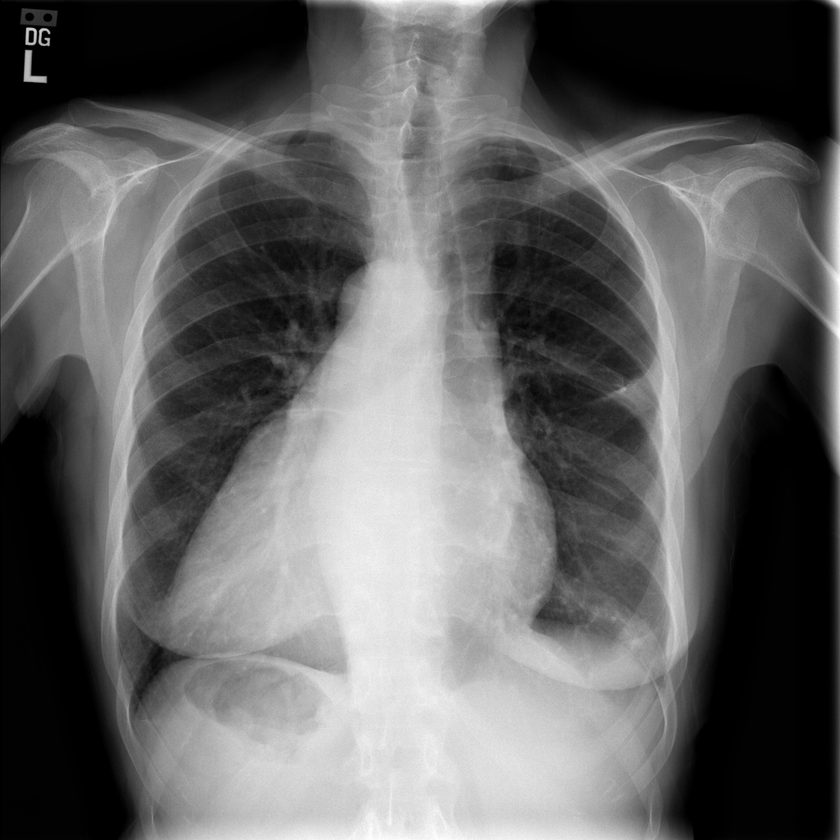
#> input picture 2_Data_augmentation_진행/1_OPENCV_좌우반전/image/00000211_022-flip1.png, 840 x 840 px, shrunk from 1024 x 1024 before the run, found by its file name; its folder holds 4 pictures in this run
$ jupyter execute main.ipynb
#> lines starting #> are read from the running program, lines starting #| are printed output that depends on the picture
[cell 1]
import os

[cell 2]
os.listdir()

[cell 3]
file_list_detail = []
file_list = os.listdir()
for i in file_list:
    if 'image' in i:
        file_list_detail_temp = os.listdir(i+"/")
        print (i,os.listdir(i+"/"))
        for j in file_list_detail_temp:
            file_list_detail.append(i+"\\"+j)
#> pass 2 of the loop `for i in file_list:`:

[cell 4]
file_list_detail

[cell 5]
for i in file_list_detail:
    #print (i)
    label1, label2 = i.split('\\')
    label3, label4 = label2.split('.')
    print(label3)

[cell 6]
import cv2
import numpy as np

for i, f in enumerate(file_list_detail):
    label1, label2 = f.split('\\')
    label3, label4 = label2.split('.')
    print(i)


    img= cv2.imread(f)
#> img is the input picture: shape (840, 840, 3); min 0, max 255, mean 100.1
    output_3 = cv2.flip(img, 1)
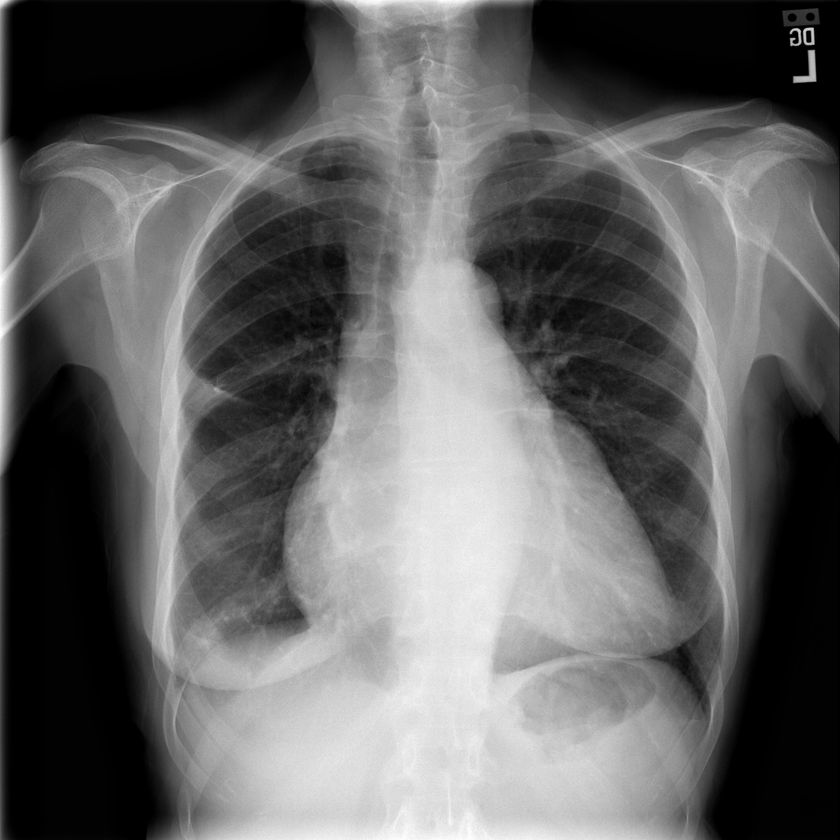
#> output_3: shape (840, 840, 3); min 0, max 255, mean 100.1
    cv2.imwrite(label1+"/"+label3+"-flip1.png", output_3)
#> pass 2 of the loop `for i, f in enumerate(file_list_detail):`:
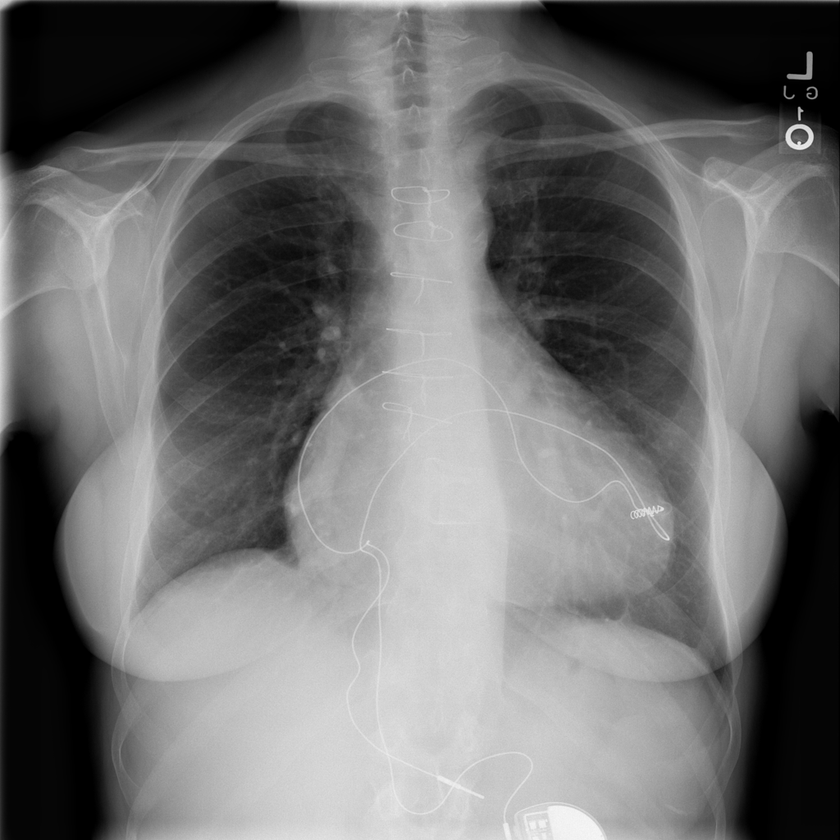
#> input picture 2_Data_augmentation_진행/1_OPENCV_좌우반전/image/00000377_000.png, 840 x 840 px, shrunk from 1024 x 1024 before the run, found by its file name
#> img is the input picture: shape (840, 840, 3); min 0, max 246, mean 111.7
#> `output_3 = cv2.flip(img, 1)`:
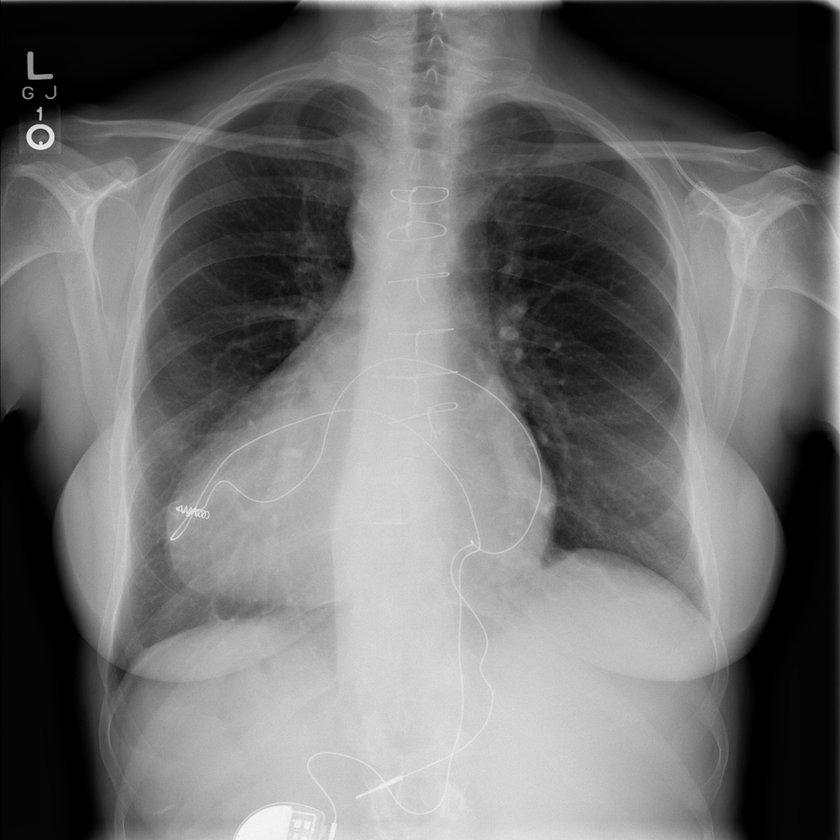
#> output_3: shape (840, 840, 3); min 0, max 246, mean 111.7
#> pass 3 of the loop `for i, f in enumerate(file_list_detail):`:
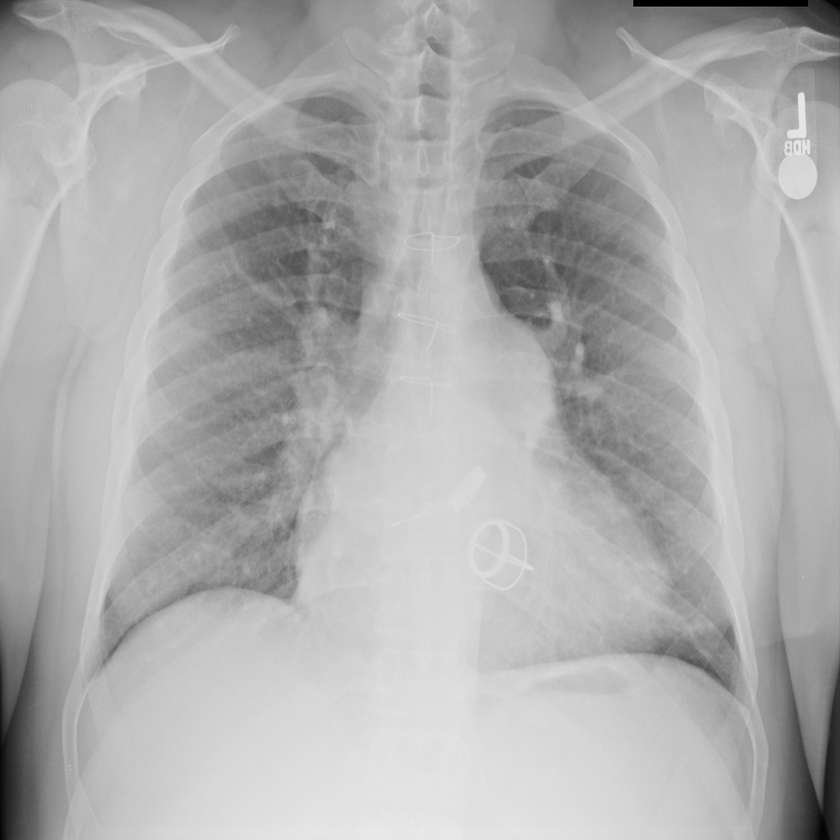
#> input picture 2_Data_augmentation_진행/1_OPENCV_좌우반전/image/00000448_000.png, 840 x 840 px, shrunk from 1024 x 1024 before the run, found by its file name
#> img is the input picture: shape (840, 840, 3); min 0, max 234, mean 173.5
#> `output_3 = cv2.flip(img, 1)`:
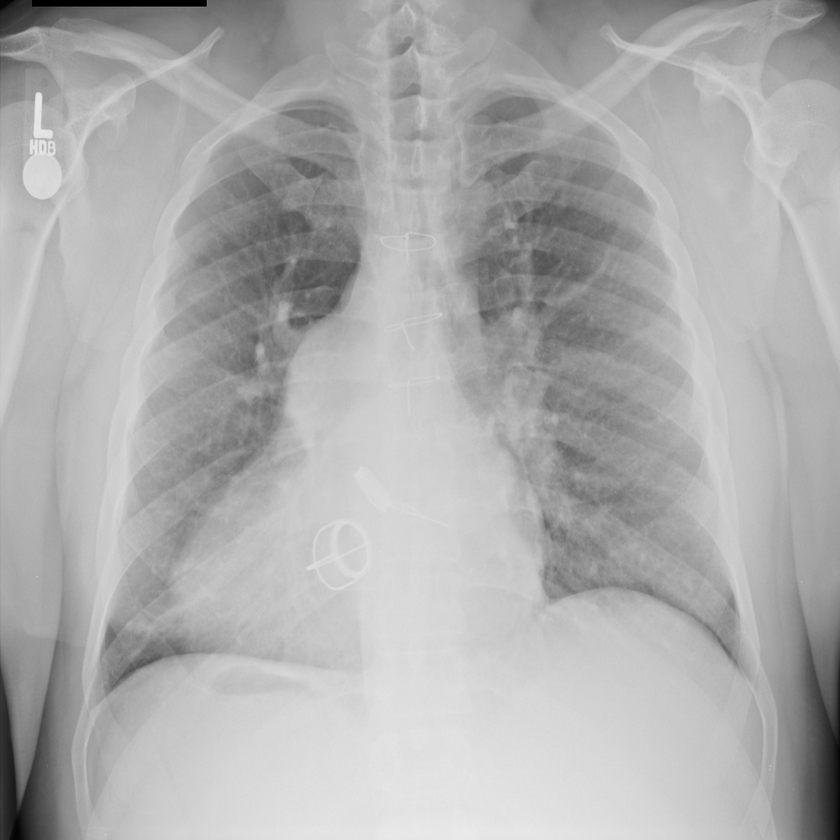
#> output_3: shape (840, 840, 3); min 0, max 234, mean 173.5
#> the loop made 4 passes; the first 3 are shown

print("Done")
